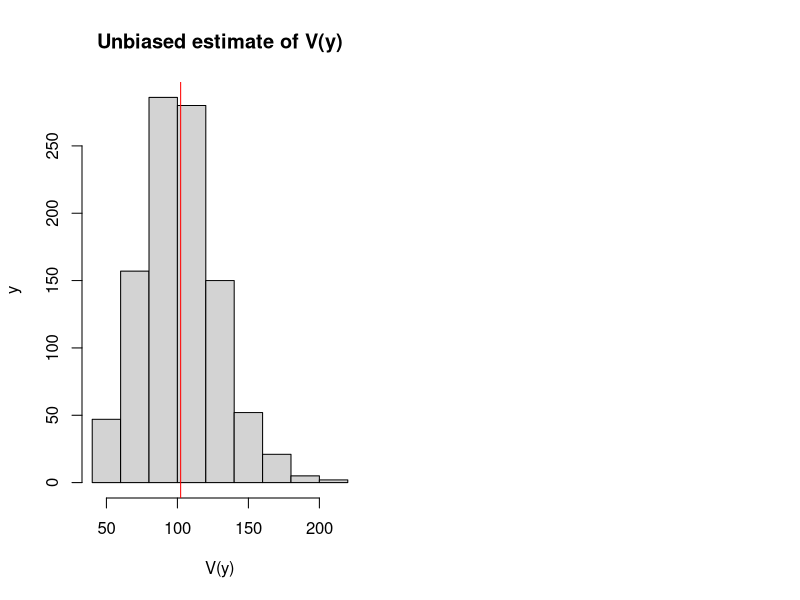

This figure's R source: (Note: this script raises an error after producing the figure.)
## ---- chunk 1
mu <- 100
sigma <- 10
nIterations <- 1000
# Generate data from normal distribution, 10,000 observations
y <- rnorm(10000,mu,sigma)
# This is the function, which will calculate the two variances
varFunction <- function(y){
   return(c(var(y), mean((y-mean(y))^2)))
}
# Calculate biased and unbiased variances for the sample of 30 observations,
# repeat nIterations times
varValues <- replicate(nIterations, varFunction(sample(y,30)))
## ---- chunk 2
par(mfcol=c(1,2))
# Histogram of unbiased estimate
hist(varValues[1,], xlab="V(y)", ylab="y", main="Unbiased estimate of V(y)")
abline(v=mean(varValues[1,]), col="red")
legend("topright",legend=TeX(paste0("E$\\left(V(y)\\right)$=",round(mean(varValues[1,]),2))),lwd=1,col="red")

# Histogram of the biased estimate
hist(varValues[2,], xlab="V(y)", ylab="y", main="Biased estimate of V(y)")
abline(v=mean(varValues[2,]), col="red")
legend("topright",legend=TeX(paste0("E$\\left(V(y)\\right)$=",round(mean(varValues[2,]),2))),lwd=1,col="red")
## ---- chunk 3
knitr::include_graphics("images/02-statistics-efficiency.png")
## ---- chunk 4
knitr::include_graphics("images/02-statistics-consistency.png")
## ---- chunk 5
plot(seq(-5,5,0.1), dnorm(seq(-5,5,0.1)), xlab=TeX("$\\hat{\\mu}$"), ylab="Density", type="l")
lines(seq(-5,5,0.1), dnorm(seq(-5,5,0.1)), lwd=1, lty=1, col="darkblue")
lines(c(-5,5), c(0,0), col="black", lwd=1)
abline(v=0, col="darkblue", lwd=2)
legend("topright",legend=c(TeX("$\\mu$")),
       lwd=c(2), col=c("darkblue"))
## ---- chunk 6
plot(seq(-5,5,0.1), dnorm(seq(-5,5,0.1)), xlab=TeX("$\\hat{\\mu}$"), ylab="Density", type="l",
     lwd=0, lty=0, col="darkblue")
polygon(c(seq(-5,5,0.1),rev(seq(-5,5,0.1))),
        c(dnorm(seq(-5,5,0.1)),rep(0,length(seq(-5,5,0.1)))), col="grey95", lty=0)
lines(seq(-5,5,0.1), dnorm(seq(-5,5,0.1)), lwd=1, lty=1, col="darkblue")
lines(c(-5,5), c(0,0), col="black", lwd=1)
polygon(c(seq(-5,qnorm(0.025),0.01),rev(seq(-5,qnorm(0.025),0.01))),
        c(dnorm(seq(-5,qnorm(0.025),0.01)), rep(0,length(seq(-5,qnorm(0.025),0.01)))), col="grey")
polygon(c(seq(qnorm(0.975),5,0.01),rev(seq(qnorm(0.975),5,0.01))),
        c(dnorm(seq(qnorm(0.975),5,0.01)), rep(0,length(seq(qnorm(0.975),5,0.01)))), col="grey")
abline(v=qnorm(c(0.025,0.975)), col="darkred", lwd=2)
abline(v=0, col="darkblue", lwd=2)
legend("topright",legend=c(TeX("$\\mu$"),"bounds",TeX("$1-\\alpha$"),TeX("$\\alpha$")),
       lwd=c(2,2,6,6), col=c("darkblue","darkred","grey95","grey"))
## ---- chunk 7
plot(seq(-5,5,0.1), dnorm(seq(-5,5,0.1),-1), xlab=TeX("$\\hat{\\mu}$"), ylab="Density", type="l", xlim=c(-5,5),
     lwd=1,lty=2, col="darkblue")
polygon(c(seq(-5,5,0.1),rev(seq(-5,5,0.1))),
        c(dnorm(seq(-5,5,0.1),-1),rep(0,length(seq(-5,5,0.1)))),col="grey95",lty=0)
polygon(c(seq(-5,5,0.1),rev(seq(-5,5,0.1))),
        c(dnorm(seq(-5,5,0.1),0),rep(0,length(seq(-5,5,0.1)))),col="white",lty=0)
lines(c(-5,5), c(0,0), col="black", lwd=1)
lines(seq(-5,5,0.1), dnorm(seq(-5,5,0.1),-1), lwd=1, lty=2, col="darkblue")
lines(seq(-5,5,0.1), dnorm(seq(-5,5,0.1)), lwd=2, lty=1, col="darkgreen")
abline(v=qnorm(c(0.025,0.975)), col="darkred", lwd=2)
abline(v=-1, col="darkblue", lwd=1, lty=2)
abline(v=0, col="darkgreen", lwd=2)
legend("topright",legend=c(TeX("$\\mu$"),"Sample mean","Bounds","True PDF","Assumed PDF"),
       lwd=c(1,2,2,1,2), col=c("darkblue","darkgreen","darkred","darkblue","darkgreen"), lty=c(2,1,1,2,1))
## ---- chunk 8
plot(seq(-5,5,0.1), dt(seq(-5,5,0.1), 36-1), xlab="t", ylab="Density", type="l",
     lwd=0, lty=0, col="darkblue")
polygon(c(seq(-5,5,0.1),rev(seq(-5,5,0.1))),
        c(dt(seq(-5,5,0.1), 36-1),rep(0,length(seq(-5,5,0.1)))), col="grey95", lty=0)
lines(seq(-5,5,0.1), dt(seq(-5,5,0.1), 36-1), lwd=1, lty=1, col="darkgreen")
lines(c(-5,5), c(0,0), col="black", lwd=1)
polygon(c(seq(-5,qt(0.025, 36-1),0.01),rev(seq(-5,qt(0.025, 36-1),0.01))),
        c(dt(seq(-5,qt(0.025, 36-1),0.01),36-1), rep(0,length(seq(-5,qt(0.025, 36-1),0.01)))), col="grey")
polygon(c(seq(qt(0.975, 36-1),5,0.01),rev(seq(qt(0.975, 36-1),5,0.01))),
        c(dt(seq(qt(0.975, 36-1),5,0.01),36-1), rep(0,length(seq(qt(0.975, 36-1),5,0.01)))), col="grey")
abline(v=qt(c(0.025,0.975),36-1), col="darkred", lwd=2)
abline(v=-3, col="darkblue", lwd=2)
legend("topright",legend=c("critical values","calculated t",TeX("$1-\\alpha$"),TeX("$\\alpha$")),
       lwd=c(2,2,6,6), col=c("darkred","darkblue","grey95","grey"))
## ---- chunk 9
plot(seq(-3,3,0.1),dnorm(seq(-3,3,0.1)),type="l",ylab="Density",xlab="y",main="PDF of Normal distribution")
abline(v=0, col="red")
text(0.5,0.05,TeX("$\\mu =0$"))
## ---- chunk 10
plot(seq(-3,3,0.01),dlaplace(seq(-3,3,0.01)),type="l",ylab="Density",xlab="y",main="PDF of Laplace distribution")
abline(v=0, col="red")
## ---- chunk 11
plot(seq(-3,3,0.01),ds(seq(-3,3,0.01)),type="l",ylab="Density",xlab="y",main="PDF of S distribution")
abline(v=0, col="red")
## ---- chunk 12
plot(seq(-3,3,0.01),dgnorm(seq(-3,3,0.01),0,1,0.5),type="l",ylab="Density",xlab="y",main="PDF of Generalised Normal distribution",
     ylim=c(0,0.6))
lines(seq(-3,3,0.01),dgnorm(seq(-3,3,0.01),0,1,1),col="darkblue")
lines(seq(-3,3,0.01),dgnorm(seq(-3,3,0.01),0,1,2),col="darkred")
lines(seq(-3,3,0.01),dgnorm(seq(-3,3,0.01),0,1,1000),col="purple")
abline(v=0, col="red")
legend("topright",legend=c(TeX("$\\beta =0.5$"),TeX("$\\beta =1$"),TeX("$\\beta =2$"),TeX("$\\beta =1000$")),
       col=c("black","darkblue","darkred","purple"),lwd=1)
## ---- chunk 13
plot(seq(-3,3,0.01),dalaplace(seq(-3,3,0.01),0,1,0.5),type="l",ylab="Density",xlab="y",main="PDF of Asymmetric Laplace distribution",
     ylim=c(0,0.6))
lines(seq(-3,3,0.01),dalaplace(seq(-3,3,0.01),0,1,0.2),col="darkblue")
lines(seq(-3,3,0.01),dalaplace(seq(-3,3,0.01),0,1,0.8),col="darkred")
abline(v=0, col="red")
legend("topright",legend=c(TeX("$\\alpha =0.5$"),TeX("$\\alpha =0.2$"),TeX("$\\alpha =0.8$")),
       col=c("black","darkblue","darkred"),lwd=1)
## ---- chunk 14
plot(seq(0,6,0.01),dinvgauss(seq(0,6,0.01),1,dispersion=10),type="l",ylab="Density",xlab="y",main="PDF of Inverse Gaussian distribution")
lines(seq(0,6,0.01),dinvgauss(seq(0,6,0.01),1,dispersion=1),col="darkblue")
lines(seq(0,6,0.01),dinvgauss(seq(0,6,0.01),1,dispersion=0.1),col="darkred")
abline(v=1, col="red")
legend("topright",legend=c(TeX("$s =10$"),TeX("$s =1$"),TeX("$s =0.1$")),
       col=c("black","darkblue","darkred"),lwd=1)
## ---- chunk 15
y <- rnorm(1000, 100, 10)
hist(y, xlim=c(50,150), main="", probability=TRUE)
## ---- chunk 16
sum(dnorm(y,80,10,log=T))
## ---- chunk 17
y <- rlnorm(1000, log(80), 0.4)
hist(y, main="", probability=T, xlim=c(0,300))
lines(c(0:300),dnorm(c(0:300),mean(y),sd(y)),col="blue",lwd=2)
## ---- chunk 18
hist(y, main="", probability=T, xlim=c(0,300))
lines(c(0:300),dlnorm(c(0:300),mean(log(y)),sd(log(y))),col="red",lwd=2)
## ---- chunk 19
par(mar=c(1,1,1,1))
plot(c(0,-3,-6,3,6),c(0,2,-6,5,-1),xlim=c(-8,8),ylim=c(-8,8),pch=16,axes=F,xlab="",ylab="")
lines(c(0,-3),c(0,2), col="grey", lty=2)
lines(c(0,-6),c(0,-6), col="grey", lty=2)
lines(c(0,3),c(0,5), col="grey", lty=2)
lines(c(0,6),c(0,-1), col="grey", lty=2)
points(0,0,col="red",pch=16)
text(c(0,-3,-6,3,6),c(0,2,-6,5,-1),c("True model","Model 1","Model 2","Model 3","Model 4"),pos=3)
box()
